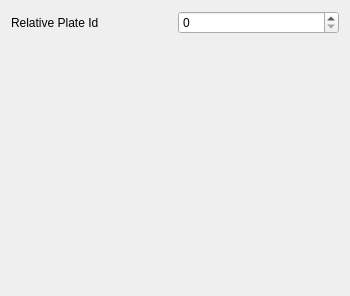
<?xml version="1.0" encoding="UTF-8"?>
<ui version="4.0">
 <class>MOTIONPATHPropertiesWidget</class>
 <widget class="QWidget" name="MOTIONPATHPropertiesWidget">
  <property name="geometry">
   <rect>
    <x>0</x>
    <y>0</y>
    <width>350</width>
    <height>296</height>
   </rect>
  </property>
  <property name="windowTitle">
   <string>Form</string>
  </property>
  <layout class="QGridLayout" name="gridLayout">
   <item row="0" column="0">
    <widget class="QLabel" name="label_relative_plate_id">
     <property name="text">
      <string>Relative Plate Id</string>
     </property>
    </widget>
   </item>
   <item row="0" column="1">
    <widget class="QSpinBox" name="spinbox_relative_plate_id">
     <property name="maximum">
      <number>1000000</number>
     </property>
    </widget>
   </item>
   <item row="1" column="0" colspan="2">
    <widget class="QWidget" name="widget_time_sequence_holder" native="true"/>
   </item>
  </layout>
 </widget>
 <resources/>
 <connections/>
</ui>
